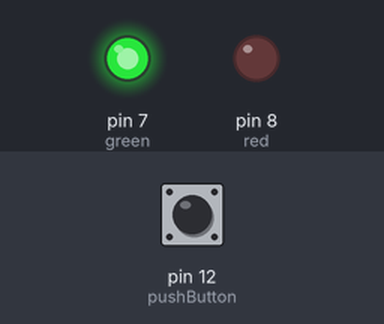
The sketch below on a simulated Arduino Uno, built with avr-gcc and run on an emulated ATmega328P. Shown: output pins drawn as LEDs (lit = HIGH). Inputs (shaded band) come from the test bench; at power-on: pin 12 (pushButton) HIGH.

Above: at 1.2 s.
1.3 s: pin 12 (pushButton) pulled LOW for 0.15 s
At 1.37 s:
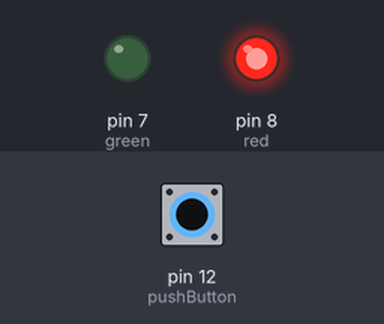
2.9 s: pin 12 (pushButton) pulled LOW for 3.2 s
At 7.4 s:
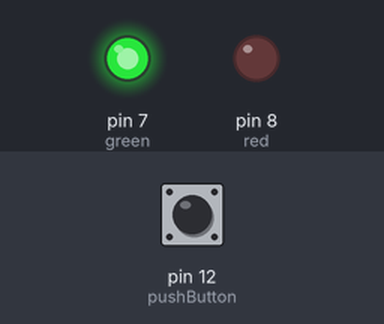
Timing chart, 0 to 8.9 s (numbered marks = the images above; inputs shaded):
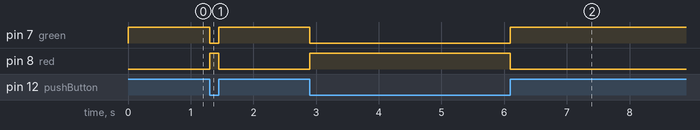

The sketch:

button.ino
```cpp
int pushButton = 12;
int green = 7;
int red = 8;

void setup() {

  pinMode(pushButton, INPUT);
  digitalWrite(pushButton, HIGH);

  pinMode(green, OUTPUT);
  pinMode(red, OUTPUT);


}

void loop() {

  if( digitalRead(pushButton))
  {
   digitalWrite(green, HIGH);
  digitalWrite(red, LOW);

  }
  else
  {
    digitalWrite(green, LOW);
  digitalWrite(red, HIGH);


  }

}
```

Measured:
- after the input at 1.3 s, pin 7 (green): HIGH → LOW at once, → HIGH 0.15 s later; pin 8 (red): LOW → HIGH at once, → LOW 0.15 s later
- after the input at 2.9 s, pin 7 (green): HIGH → LOW at once, → HIGH 3.2 s later; pin 8 (red): LOW → HIGH at once, → LOW 3.2 s later
